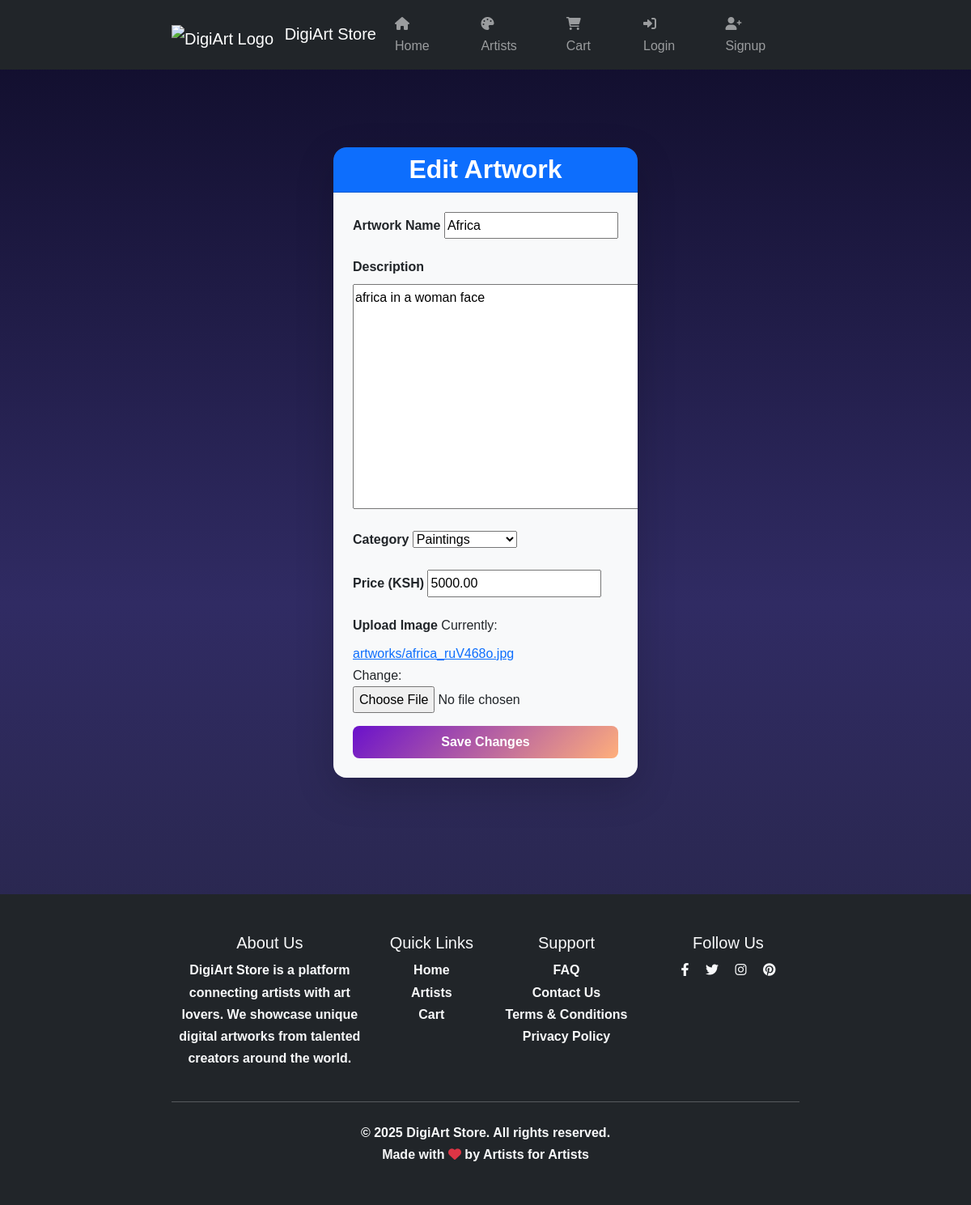
Screenshot of /artwork/edit/30/ (signed in) with the database file from the repository.
### store/models.py (models this page shows, shortened)
class Artwork(models.Model):
    ARTWORK_CATEGORIES = (
        ('Pencil Drawing', 'Pencil Drawing'),
        ('Paintings', 'Paintings'),
        ('Thread_Art', 'Thread Art'),
    )
    name = models.CharField(max_length=100)
    artist = models.ForeignKey('store.Customer', on_delete=models.CASCADE, related_name='artworks')
    description = models.TextField()
    price = models.DecimalField(max_digits=10, decimal_places=2)
    image = models.ImageField(upload_to='artworks/')
    category = models.CharField(max_length=20, choices=ARTWORK_CATEGORIES, blank=True)  # Auto-filled
    created_at = models.DateTimeField(auto_now_add=True)
    slug = models.SlugField(unique=True, blank=True)  # SEO-friendly URLs

### store/views.py (the view)
# urls.py: path('artwork/edit/<int:artwork_id>/', edit_artwork, name='edit_artwork'),
@login_required
def edit_artwork(request, artwork_id):
    customer = get_object_or_404(Customer, user=request.user)
    artwork = get_object_or_404(Artwork, id=artwork_id, artist=customer)
    if request.method == "POST":
        form = ArtworkForm(request.POST, request.FILES, instance=artwork)
        if form.is_valid():
            form.save()
            return redirect('artist_dashboard')  # Redirect to the artist's dashboard
    else:
        form = ArtworkForm(instance=artwork)
    return render(request, 'edit_artwork.html', {'form': form, 'artwork': artwork})

### store/forms.py
class ArtworkForm(forms.ModelForm):
    class Meta:
        model = Artwork
        fields = ['name', 'description', 'price', 'image', 'category']

### store/templates/edit_artwork.html (shortened to what this page needs)
{% extends 'base.html' %}
{% block content %}
<div class="container py-5 d-flex justify-content-center">
    <div class="col-md-6">
        <div class="card shadow-lg border-0 rounded-4">
            <div class="card-header bg-primary text-white text-center rounded-top-4">
                <h2 class="fw-bold mb-0">Edit Artwork</h2>
            </div>
            <div class="card-body bg-light p-4">
                <form method="post" enctype="multipart/form-data">
                    <div class="mb-3">
                        <label class="form-label fw-semibold">Artwork Name</label>
                        {{ form.name }}
                    </div>
                    <div class="mb-3">
                        <label class="form-label fw-semibold">Description</label>
                        {{ form.description }}
                    </div>
                    <div class="mb-3">
                        <label class="form-label fw-semibold">Category</label>
                        {{ form.category }}
                    </div>
                    <div class="mb-3">
                        <label class="form-label fw-semibold">Price (KSH)</label>
                        {{ form.price }}
                    </div>
                    <div class="mb-3">
                        <label class="form-label fw-semibold">Upload Image</label>
                        {{ form.image }}
                    </div>
                    <button type="submit" class="btn btn-primary w-100 py-2 fw-bold">Save Changes</button>
                </form>
            </div>
        </div>
    </div>
</div>
{% endblock %}

### store/static/style.css (style rules this page uses)
:root { --primary-color: #6a11cb; --secondary-color: #ffaf7b; --accent-color: #ff4081; --danger-color: #dc3545; --success-color: #28a745; --light-color: #f8f9fa; --dark-color: #1e1e2e; --background-gradient: linear-gradient(180deg, #0f0c29, #302b63, #24243e); --card-shadow: 0 5px 15px rgba(0, 0, 0, 0.2); --transition: all 0.4s ease-in-out; }
body { font-family: 'Poppins', sans-serif; margin: 0; padding: 0; background: var(--background-gradient); color: white; line-height: 1.7; }
.btn { display: inline-block; padding: 0.75rem 1.5rem; border-radius: 8px; font-weight: 600; cursor: pointer; transition: var(--transition); border: none; }
.btn-primary { background: linear-gradient(135deg, #6a11cb, #2575fc); color: white; }
body { font-family: 'Poppins', sans-serif; margin: 0; padding: 0; background: linear-gradient(180deg, #0f0c29, #302b63, #24243e); color: white; }
.container { max-width: 800px; }
.card { background: rgba(255, 255, 255, 0.15); backdrop-filter: blur(10px); border-radius: 15px; border: 1px solid rgba(255, 255, 255, 0.2); box-shadow: 0 10px 30px rgba(0, 0, 0, 0.3); overflow: hidden; }
.btn-primary { background: linear-gradient(135deg, #6a11cb, #ffaf7b); border: none; transition: 0.3s ease-in-out; }

### rows the page displays
Artwork: name "Africa", description "africa in a woman face", category "Paintings", price "5000.00"
